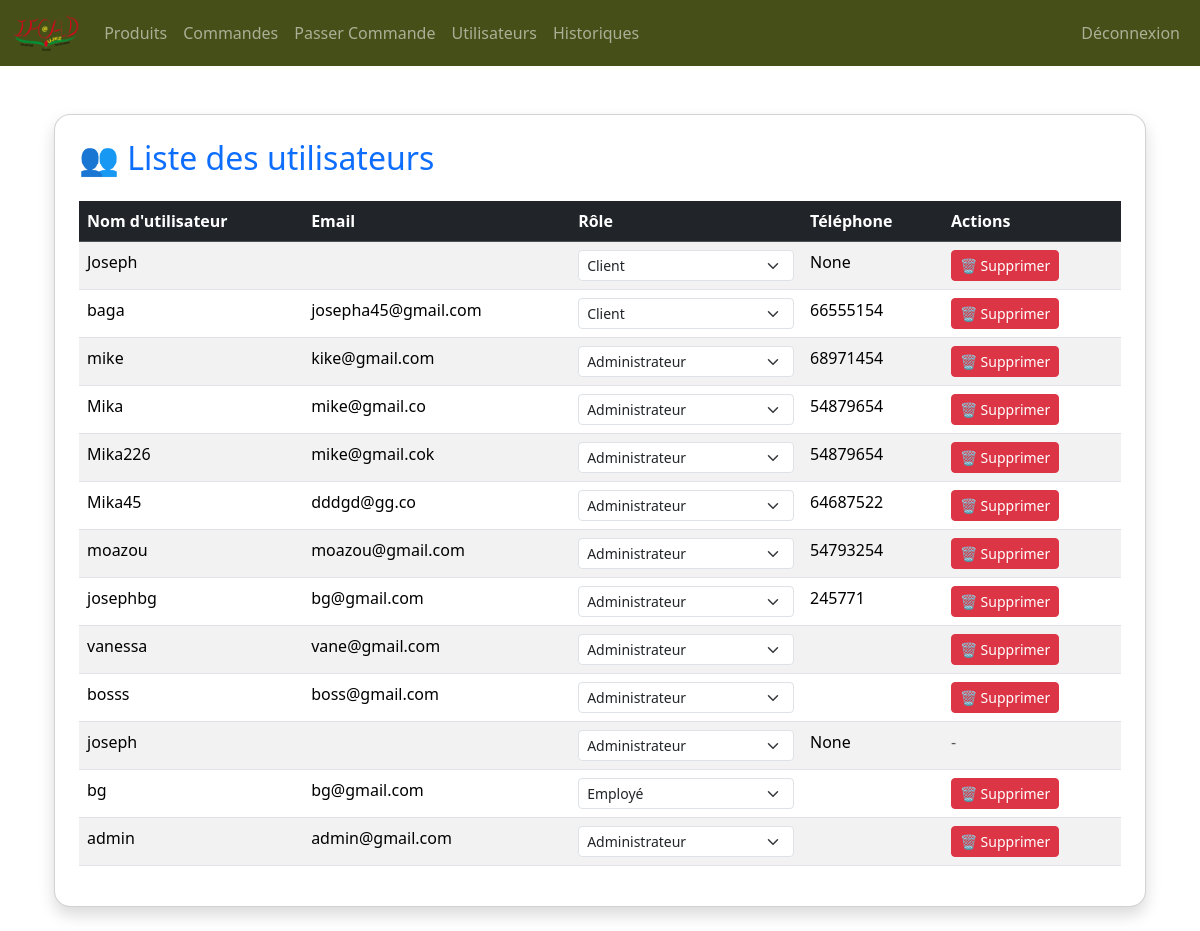
/utilisateurs/ (signed in), run on an earlier commit of the app's database.
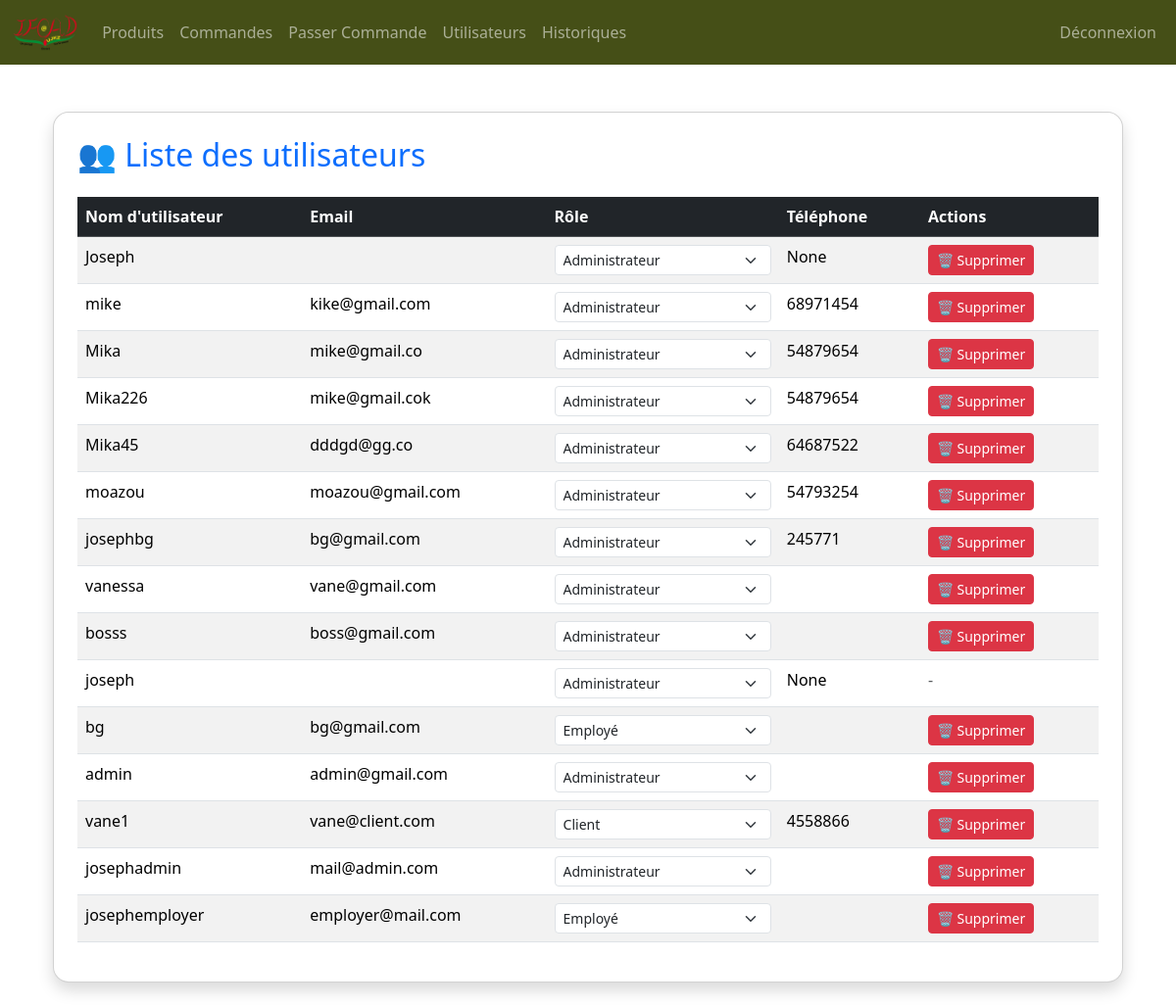
And on a later commit of the database.
### users/models.py (models this page shows, shortened)
class Utilisateur(AbstractUser):
    ADMIN = "admin"
    EMPLOYE = "employe"
    CLIENT = "client"
    ROLES = [
        (ADMIN, "Administrateur"),
        (EMPLOYE, "Employé"),
        (CLIENT, "Client"),
    ]
    role = models.CharField(max_length=20, choices=ROLES, default=CLIENT)
    telephone = models.CharField(max_length=15, blank=True, null=True)
    adresse = models.TextField(blank=True, null=True)
    date_de_naissance = models.DateField(blank=True, null=True)
    photo_profil = models.ImageField(upload_to="photos_profils/", blank=True, null=True)

### users/views.py (the view)
# urls.py: path("utilisateurs/", liste_utilisateurs, name="liste_utilisateurs"),
@login_required(login_url='connexion')
def liste_utilisateurs(request):
    utilisateurs = Utilisateur.objects.all()
    peut_modifier = request.user.is_superuser
    return render(request, "users/liste_user.html", {
        "utilisateurs": utilisateurs,
        "peut_modifier": peut_modifier,
    })

### templates/users/liste_user.html (shortened to what this page needs)
{% extends "base/index.html" %}
{% block content %}
<div class="container mt-5">
    <div class="card shadow p-4">
        <h2 class="text-primary mb-4">👥 Liste des utilisateurs</h2>
        <table class="table table-striped">
            <thead class="table-dark">
                <tr>
                    <th>Nom d'utilisateur</th>
                    <th>Email</th>
                    <th>Rôle</th>
                    <th>Téléphone</th>
                    <th>Actions</th>
                </tr>
            </thead>
            <tbody>
                {% for user in utilisateurs %}
                <tr>
                    <td>{{ user.username }}</td>
                    <td>{{ user.email }}</td>
                    <td>
                        {% if peut_modifier %}
                        <form method="post" action="{% url 'changer_role_utilisateur' user.id %}">
                            <select name="role" class="form-select form-select-sm" onchange="this.form.submit()">
                                {% for code, label in user.ROLES %}
                                    <option value="{{ code }}" {% if user.role == code %}selected{% endif %}>
                                        {{ label }}
                                    </option>
                                {% endfor %}
                            </select>
                        </form>
                        {% else %}
                            {{ user.get_role_display }}
                        {% endif %}
                    </td>
                    <td>{{ user.telephone }}</td>
                    <td>
                        {% if peut_modifier and request.user != user %}
                            <form method="post" action="{% url 'supprimer_utilisateur' user.id %}">
                                <button type="submit" class="btn btn-danger btn-sm">🗑️ Supprimer</button>
                            </form>
                        {% else %}
                            <span class="text-muted">-</span>
                        {% endif %}
                    </td>
                </tr>
                {% endfor %}
            </tbody>
        </table>
    </div>
</div>
{% endblock %}

### templates/base/index.html (shortened to what this page needs)
{% load static %}
<!DOCTYPE html>
<html lang="fr">
<head>
    <link rel="stylesheet" href="https://cdn.jsdelivr.net/npm/bootstrap@5.3.2/dist/css/bootstrap.min.css">
    <link rel="stylesheet" href="https://cdn.jsdelivr.net/npm/bootstrap-icons@1.10.5/font/bootstrap-icons.css">
</head>
<body>
    <nav class="navbar navbar-expand-lg navbar-dark" style="background-color: #454f17;">
        <div class="container-fluid">
            <a class="navbar-brand" href="{% url 'dashboard_admin' %}">
                <img src="{% static 'images/ifoad.png' %}" alt="Logo Université" style="height: 40px;">
            </a>
            <div class="collapse navbar-collapse" id="navbarNav">
                <ul class="navbar-nav me-auto">
                    <li class="nav-item">
                        <a class="nav-link" href="{% url 'dashboard_admin' %}">Produits</a>
                    </li>
                    <li class="nav-item">
                        <a class="nav-link" href="{% url 'liste_commandes' %}">Commandes</a>
                    </li>
                    <li class="nav-item">
                        <a class="nav-link" href="{% url 'passer_commande' %}">Passer Commande</a>
                    </li>
                    <li class="nav-item">
                        <a class="nav-link" href="{% url 'liste_utilisateurs' %}">Utilisateurs</a>
                    </li>
                    <li class="nav-item">
                        <a class="nav-link" href="{% url 'historique_actions' %}">Historiques</a>
                    </li>
                </ul>
                <ul class="navbar-nav">
                    <li class="nav-item">
                        <a class="nav-link" href="{% url 'deconnexion' %}">Déconnexion</a>
                    </li>
                </ul>
            </div>
        </div>
    </nav>
    <main class="container my-4">
        {% block content %}
        {% endblock %}
    </main>
</body>
</html>

### templates/base/index.html (style rules this page uses)
.card { border-radius: 16px; overflow: hidden; }

What changed in the data, as far as the page shows it:
removed Utilisateur: username "baga", email "josepha45@gmail.com", role "Client", telephone "66555154", shows "🗑️ Supprimer"
changed Utilisateur "Joseph": role "Client" → "Administrateur"
added Utilisateur: username "vane1", email "vane@client.com", role "Client", telephone "4558866", shows "🗑️ Supprimer"
added Utilisateur: username "josephadmin", email "mail@admin.com", role "Administrateur", shows "🗑️ Supprimer"
added Utilisateur: username "josephemployer", email "employer@mail.com", role "Employé", shows "🗑️ Supprimer"
